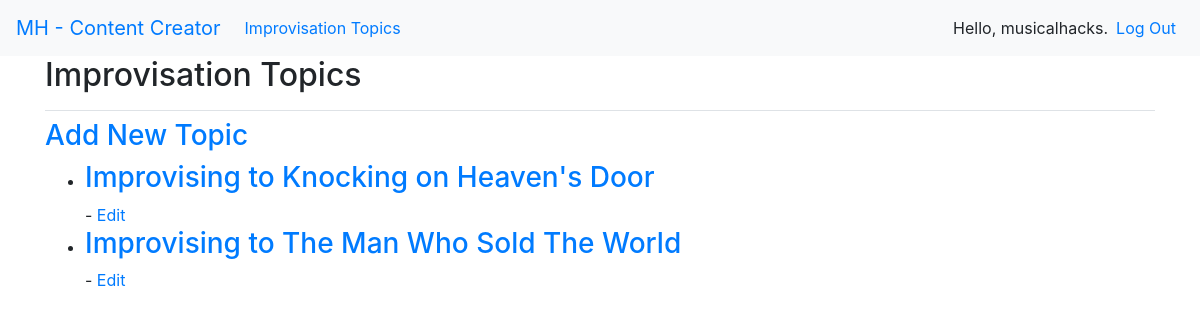
The page /imptopics/ (signed in) on the database as committed earlier.
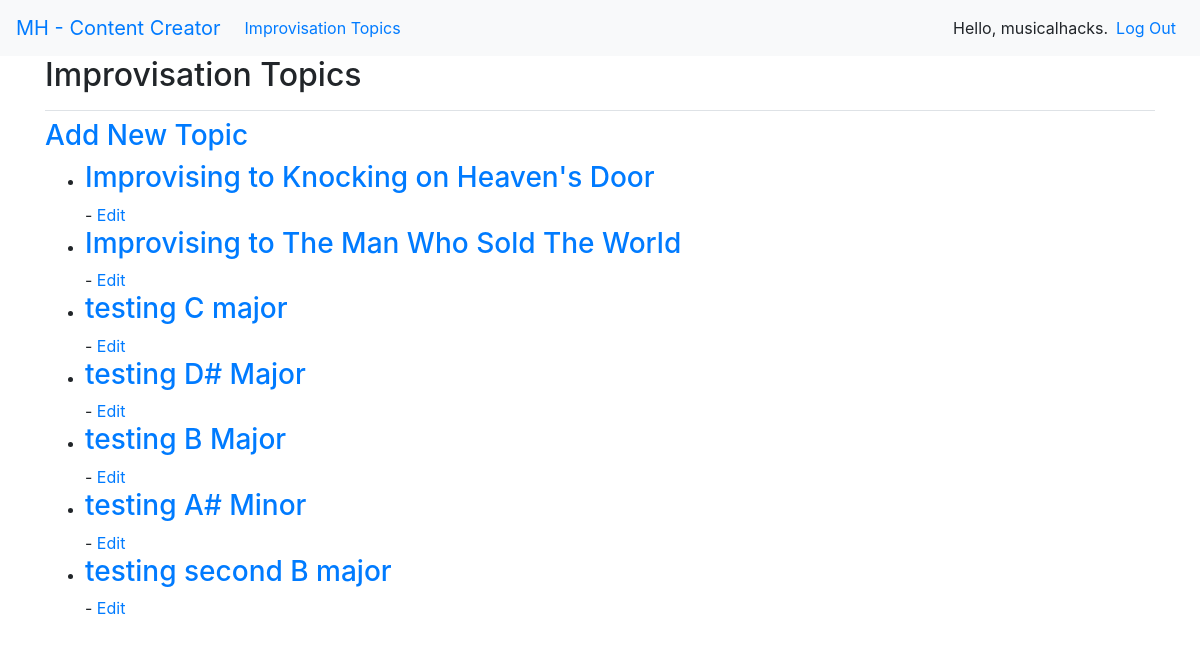
The same page on the database as committed later.
### contents/models.py (models this page shows)
class ImprovisationTopic(models.Model):
	title = models.CharField(max_length=500)
	key = models.CharField(max_length=500, choices=keys, default='C Major')
	scale = models.CharField(max_length=500, choices=scales, default='Major')
	chords = JSONField()
	date_added = models.DateTimeField(auto_now_add=True)
	owner = models.ForeignKey(User, on_delete=models.CASCADE)
	def __str__(self):
		return self.title

### contents/views.py (the view)
# urls.py: path('imptopics/', views.imptopics, name='imptopics'),
@login_required
def imptopics(request):
	topics = it.objects.filter(owner=request.user).order_by('date_added') #get the list of topics for current user
	context = {'topics':topics}
	return render (request, 'contents/imptopics.html', context)

### contents/templates/contents/imptopics.html
{% extends "contents/base.html" %}
{% load bootstrap4 %}
{% block page_header %}
<h2> Improvisation Topics</h2>
{% endblock page_header %}
{% block content %}
<h3><a href= "{% url 'contents:new_topic' %}">Add New Topic</a></h3>
<ul>{% for topic in topics %}
	<li>
		<h3><a href= "{% url 'contents:imptopic' topic.id %}">{{ topic }} </a>
	    </h3> - <a href="{% url 'contents:edit_topic' topic.id %}"> Edit </a>
	</li>
	{% empty %}
	<p><h3> No improvisation topics have been added yet </h3></p>
	{% endfor %}
</ul>
{% endblock content %}

Rows that differ between the two databases and show on the page:
added ImprovisationTopic: title "testing C major"
added ImprovisationTopic: title "testing D# Major"
added ImprovisationTopic: title "testing B Major"
added ImprovisationTopic: title "testing A# Minor"
added ImprovisationTopic: title "testing second B major"
